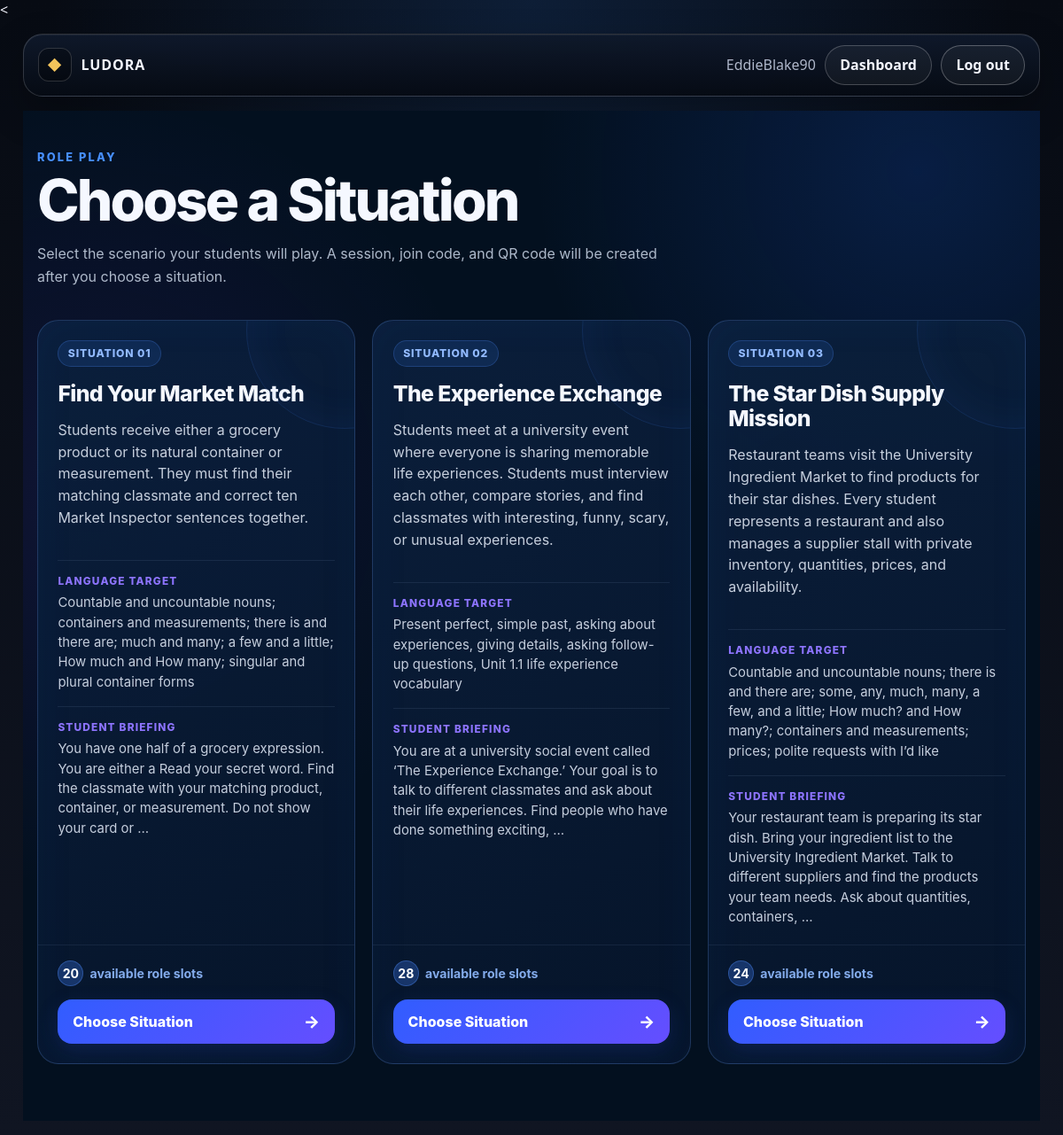
The app's page /sessions/create/4/ (signed in), older data.
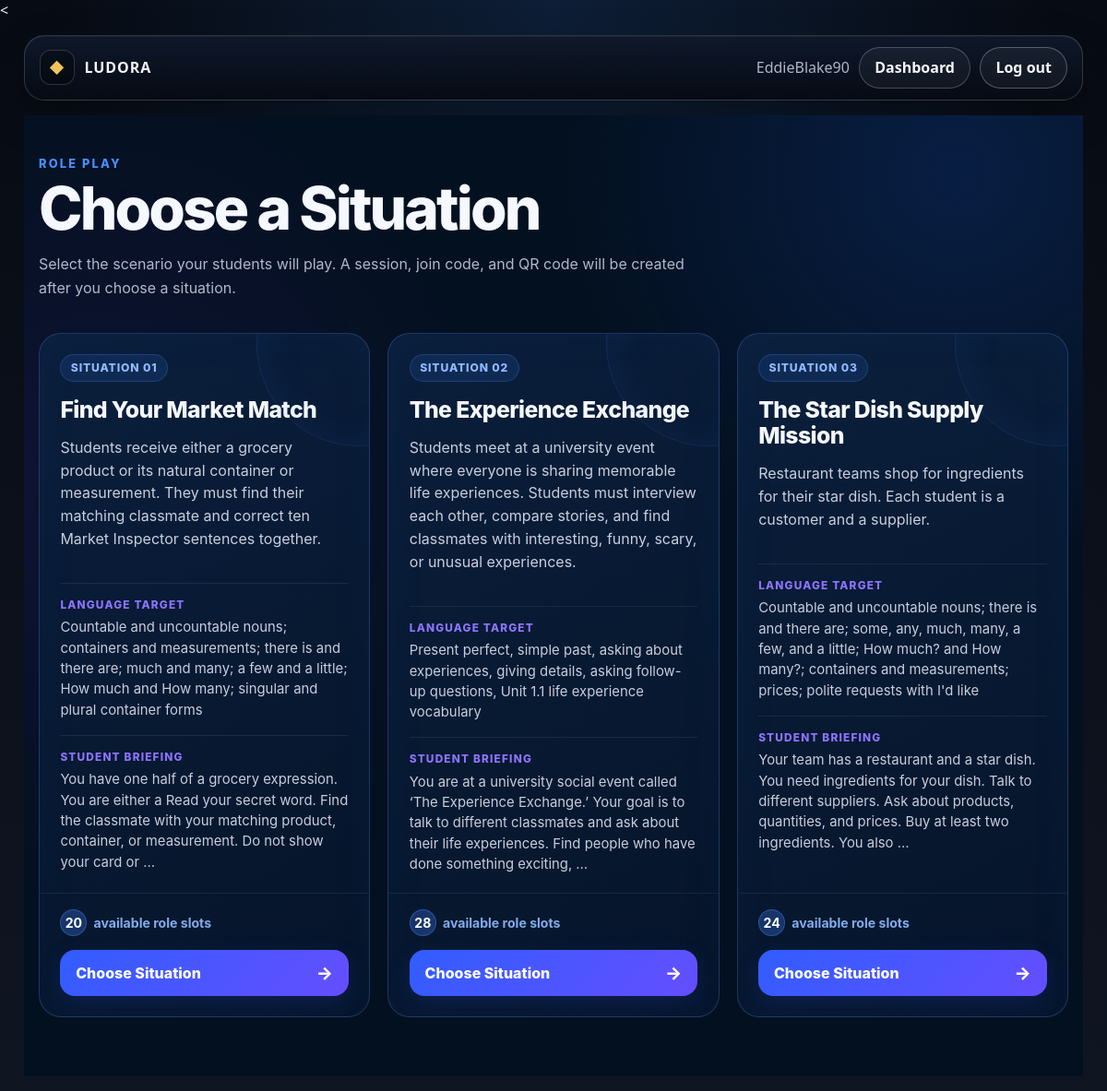
The same page, newer data.
### roleplay/models.py (models this page shows, shortened)
class RolePlaySituation(models.Model):
    title = models.CharField(max_length=150)
    slug = models.SlugField(
        max_length=160,
        unique=True,
    )
    summary = models.TextField(
        blank=True,
        help_text="Short description shown to the teacher.",
    )
    student_briefing = models.TextField(
        blank=True,
        help_text=(
            "Information every student should know before "
            "the role play begins."
        ),
    )
    teacher_notes = models.TextField(
        blank=True,
        help_text="Instructions visible only to the teacher.",
    )
    language_target = models.TextField(
        blank=True,
        help_text=(
            "Grammar, vocabulary, communicative function, "
            "or learning objective practiced in this situation."
        ),
    )
    is_active = models.BooleanField(default=True)
    created_at = models.DateTimeField(auto_now_add=True)
    updated_at = models.DateTimeField(auto_now=True)
    class Meta:
        ordering = ["title"]
    @property
    def total_role_slots(self):
        return sum(
            role.copies_available
            for role in self.roles.filter(is_active=True)
        )

class RoleCard(models.Model):
    situation = models.ForeignKey(
        RolePlaySituation,
        on_delete=models.CASCADE,
        related_name="roles",
    )
    name = models.CharField(
        max_length=120,
        help_text="Role name, e.g. Detective, Customer, Manager.",
    )
    character_name = models.CharField(
        max_length=120,
        blank=True,
        help_text="Optional character identity.",
    )
    public_description = models.TextField(
        blank=True,
        help_text=(
            "Information that is safe for the student "
            "to reveal during the activity."
        ),
    )
    private_briefing = models.TextField(
        blank=True,
        help_text="Information known only by this role.",
    )
    objective = models.TextField(
        blank=True,
        help_text="What this role is trying to accomplish.",
    )
    secret_information = models.TextField(
        blank=True,
        help_text=(
            "Optional secrets, evidence, motivations, "
            "or hidden constraints."
        ),
    )
    useful_language = models.TextField(
        blank=True,
        help_text=(
            "Optional vocabulary, sentence starters, "
            "or language support."
        ),
    )
    copies_available = models.PositiveIntegerField(
        default=1,
        help_text=(
            "How many students may receive this role "
            "during the same session."
        ),
    )
    sort_order = models.PositiveIntegerField(default=0)
    is_active = models.BooleanField(default=True)
    class Meta:
        ordering = ["sort_order", "name"]

### sessions/views.py (the view, shortened to what this page needs)
# urls.py: path("create/<int:game_id>/", views.create_session, name="create_session"),
@login_required
def create_session(request, game_id):
    game_template = get_object_or_404(
        GameTemplate,
        id=game_id,
        is_active=True,
    )
    if game_template.code == GameTemplate.GameCode.ROLE_PLAY:
        situations = (
            RolePlaySituation.objects
            .filter(is_active=True)
            .prefetch_related("roles")
            .order_by("title")
        )
        return render(
            request,
            "roleplay/select_situation.html",
            {
                "game_template": game_template,
                "situations": situations,
            },
        )

### roleplay/templates/roleplay/select_situation.html (shortened to what the changed rows need)
{% extends "base.html" %}
{% block content %}
<div class="rps-page">
    <main class="rps-container">
        <header>
            <h1 class="rps-title">
                Choose a Situation
            </h1>
        </header>
        {% if situations %}
            <section class="rps-grid">
                {% for situation in situations %}
                    <article class="rps-card">
                        <div class="rps-card-top">
                            <span class="rps-card-index">
                                Situation {{ forloop.counter|stringformat:"02d" }}
                            </span>
                            <h2 class="rps-card-title">
                                {{ situation.title }}
                            </h2>
                            {% if situation.summary %}
                                <div class="rps-summary">
                                    {{ situation.summary }}
                                </div>
                            {% endif %}
                        </div>
                        <div class="rps-card-body">
                            {% if situation.language_target %}
                                <div class="rps-meta-block">
                                    <span class="rps-meta-label">
                                        Language Target
                                    </span>
                                    <div class="rps-meta-text">
                                        {{ situation.language_target }}
                                    </div>
                                </div>
                            {% endif %}
                            {% if situation.student_briefing %}
                                <div class="rps-meta-block">
                                    <span class="rps-meta-label">
                                        Student Briefing
                                    </span>
                                    <div class="rps-meta-text">
                                        {{ situation.student_briefing|truncatewords:32 }}
                                    </div>
                                </div>
                            {% endif %}
                        </div>
                        <footer class="rps-card-footer">
                            <div class="rps-footer-meta">
                                <div class="rps-slots">
                                    <span class="rps-slots-number">
                                        {{ situation.total_role_slots }}
                                    </span>
                                    <span>
                                        available role slots
                                    </span>
                                </div>
                            </div>
                            <form
                                class="rps-form"
                                method="post"
                            >
                                <button
                                    class="rps-button"
                                    type="submit"
                                >
                                    <span>
                                        Choose Situation
                                    </span>
                                    <span class="rps-arrow">
                                        →
                                    </span>
                                </button>
                            </form>
                        </footer>
                    </article>
                {% endfor %}
            </section>
        {% else %}
            <div class="rps-empty">
                There are currently no active role play situations.
                Create or activate a situation from the Django
                administration panel before starting a session.
            </div>
        {% endif %}
    </main>
</div>
{% endblock %}

Row changes from the older to the newer data that the page shows:
changed RolePlaySituation "The Star Dish Supply Mission": summary "Restaurant teams visit the University Ingredient Market to find products for their star dishes. Every student represents a restaurant and also manages a supplier stall with private inventory, quantities, prices, and availability." → "Restaurant teams shop for ingredients for their star dish. Each student is a customer and a supplier."; language_target "…prices; polite requests with I’d like" → "…prices; polite requests with I'd like"; student_briefing "Your restaurant team is preparing its star dish. Bring your ingredient list to the University Ingredient Market. Talk to different suppliers and find the products your team needs. Ask about quantities, containers, …" → "Your team has a restaurant and a star dish. You need ingredients for your dish. Talk to different suppliers. Ask about products, quantities, and prices. Buy at least two ingredients. You also …"
